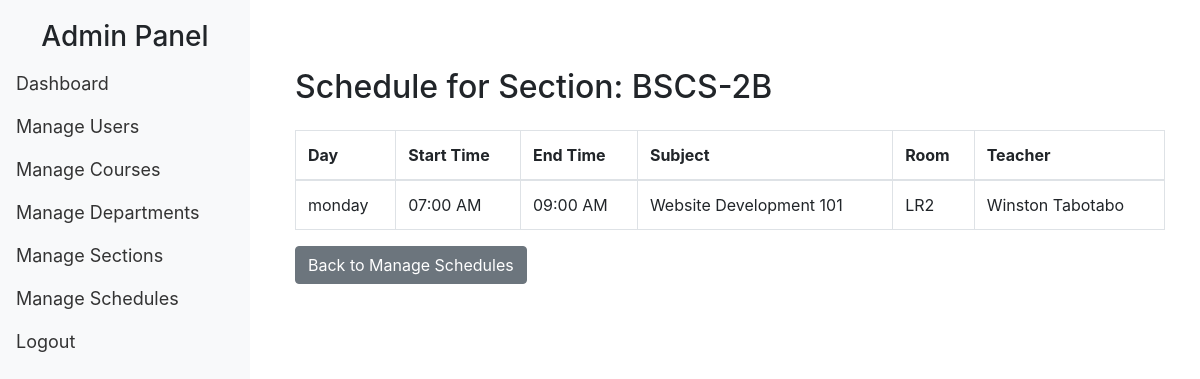
The page /admin_staff/view_schedule.php?section_id=15 (signed in) on the database its author committed.
### tables this page shows
CREATE TABLE `section` (
  `id` int(11) NOT NULL,
  `section_name` varchar(50) NOT NULL,
  `course_id` int(11) DEFAULT NULL,
  `department_id` int(11) DEFAULT NULL,
  `sched_id` int(11) DEFAULT NULL
);

CREATE TABLE `schedule` (
  `id` int(11) NOT NULL,
  `student_id` int(11) DEFAULT NULL,
  `section_id` int(11) DEFAULT NULL,
  `room` varchar(50) DEFAULT NULL,
  `subject` varchar(100) DEFAULT NULL,
  `teacher` int(100) DEFAULT NULL,
  `day` varchar(9) DEFAULT NULL,
  `start_time` time DEFAULT NULL,
  `end_time` time DEFAULT NULL
);

### classes/database.class.php (called while the page is built)
<?php
class Database {
    private $host = 'localhost';
    private $dbname = 'schedsystem';
    private $username = 'root';
    private $password = '';
    public $conn;
    public function __construct() {
        try {
            $this->conn = new PDO("mysql:host=$this->host;dbname=$this->dbname", $this->username, $this->password);
            $this->conn->setAttribute(PDO::ATTR_ERRMODE, PDO::ERRMODE_EXCEPTION);
        } catch (PDOException $e) {
            die("Database connection failed: " . $e->getMessage());
        }
    }
    public function getConnection() {
        return $this->conn;
    }
}
?>

### classes/schedule.class.php (called while the page is built, shortened)
<?php
    class Schedule {
        private $conn;
    public function __construct($db) {
        $this->conn = $db->getConnection();
    }
        public function getSchedulesBySectionId($section_id) {
    $query = "
        SELECT
            schedule.id,
            schedule.teacher,
            schedule.day,
            schedule.start_time,
            schedule.end_time,
            schedule.subject,
            schedule.room,
            CONCAT(user.first_name, ' ', user.last_name) AS teacher_name
        FROM schedule
        LEFT JOIN user ON schedule.teacher = user.id
        WHERE schedule.section_id = :section_id AND student_id IS NULL
        ORDER BY
            CASE schedule.day
                WHEN 'Monday' THEN 1
                WHEN 'Tuesday' THEN 2
                WHEN 'Wednesday' THEN 3
                WHEN 'Thursday' THEN 4
                WHEN 'Friday' THEN 5
                WHEN 'Saturday' THEN 6
                WHEN 'Sunday' THEN 7
                ELSE 8
            END,
            schedule.start_time ASC
    ";
    $stmt = $this->conn->prepare($query);
    $stmt->bindParam(':section_id', $section_id, PDO::PARAM_INT);
    $stmt->execute();
    return $stmt->fetchAll(PDO::FETCH_ASSOC);
}
        public function getSectionNameById($section_id) {
            $query = "SELECT section_name FROM section WHERE id = :section_id";
            $stmt = $this->conn->prepare($query);
            $stmt->bindParam(':section_id', $section_id, PDO::PARAM_INT);
            $stmt->execute();
            $result = $stmt->fetch(PDO::FETCH_ASSOC);
            return $result ? $result['section_name'] : null;
        }
    }
?>

### admin_staff/view_schedule.php (the view, shortened to what this page needs)
<?php
require_once '../classes/database.class.php';
require_once '../classes/schedule.class.php';
$db = new Database();
$schedule = new Schedule($db);
if (isset($_GET['section_id'])) {
    $section_id = $_GET['section_id'];
    $section_name = $schedule->getSectionNameById($section_id);
} else {
    $_SESSION['message'] = 'No section selected.';
    header('Location: schedules.php');
    exit();
}
$schedules = $schedule->getSchedulesBySectionId($section_id);
function formatTime($time) {
    $timestamp = strtotime($time);
    return strftime('%I:%M %p', $timestamp);
}
?>
<!DOCTYPE html>
<html lang="en">
<head>
    <link href="https://maxcdn.bootstrapcdn.com/bootstrap/4.5.2/css/bootstrap.min.css" rel="stylesheet">
    <link rel="stylesheet" href="../css/style.css">
</head>
<body>
<?php require_once '../includes/side_nav.php'; ?>
<div class="main-content">
    <div class="container mt-5">
        <h2 class="mb-4">Schedule for Section: <?= htmlspecialchars($section_name); ?></h2>
        <table class="table table-bordered">
            <thead>
                <tr>
                    <th>Day</th>
                    <th>Start Time</th>
                    <th>End Time</th>
                    <th>Subject</th>
                    <th>Room</th>
                    <th>Teacher</th>
                </tr>
            </thead>
            <tbody>
                <?php if ($schedules): ?>
                    <?php foreach ($schedules as $schedule): ?>
                        <tr>
                            <td><?= htmlspecialchars($schedule['day']); ?></td>
                            <td><?= formatTime($schedule['start_time']); ?></td>
                            <td><?= formatTime($schedule['end_time']); ?></td>
                            <td><?= htmlspecialchars($schedule['subject']); ?></td>
                            <td><?= htmlspecialchars($schedule['room']); ?></td>
                            <td><?= htmlspecialchars($schedule['teacher_name']); ?></td>
                        </tr>
                    <?php endforeach; ?>
                <?php else: ?>
                    <tr>
                        <td colspan="6" class="text-center">No schedule found for this section.</td>
                    </tr>
                <?php endif; ?>
            </tbody>
        </table>
        <a href="schedules.php" class="btn btn-secondary">Back to Manage Schedules</a>
    </div>
</div>
</body>
</html>

### css/style.css (style rules this page uses)
.main-content { margin-left: 260px; padding: 20px; }

### rows shown on the page
section: section_name "BSCS-2B"
schedule: day "monday", start_time "07:00 AM", end_time "09:00 AM", subject "Website Development 101", room "LR2", teacher_name "Winston Tabotabo"
